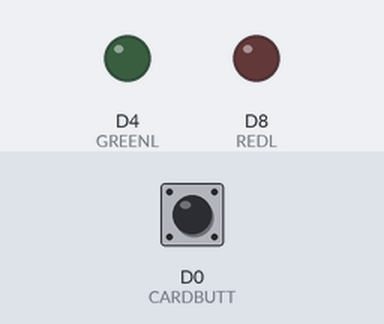
Recording of a sketch running on a simulated ESP8266 (NodeMCU). Parts: output pins drawn as LEDs (lit = HIGH). Inputs (shaded band) come from the test bench; at power-on: D0 (CARDBUTT) HIGH. WiFi joins after 1.5 s; servers stay silent unless stated; random numbers use the default seed unless the sketch sets one; no MQTT or app messages arrive unless stated; what the sketch prints to the serial monitor is not drawn.

Above: at 2.7 s.
2.8 s: D0 (CARDBUTT) pulled LOW for 0.15 s
At 3.4 s:
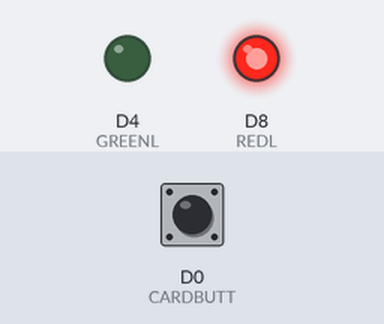
8.3 s: D0 (CARDBUTT) pulled LOW for 3.2 s
At 12.6 s:
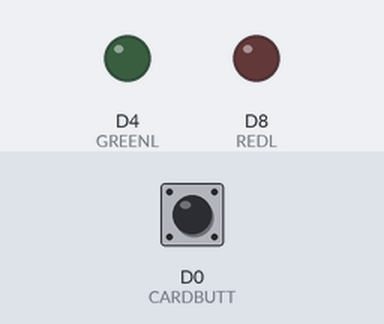
Timing chart, 0 to 14.1 s (numbered marks = the images above; inputs shaded):
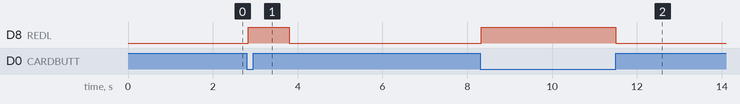

The sketch:

NodeMCU_MqTT_RFID.ino
```cpp
#include <ESP8266WiFi.h>
#include <PubSubClient.h>
#include <ArduinoJson.h>
#include <SPI.h>
#include <MFRC522.h>

#define REDL       D8
#define GREENL     D4
#define CARDBUTT   D0
#define RST_PIN         D1
#define SS_PIN          D2

MFRC522 mfrc522(SS_PIN, RST_PIN);
MFRC522::MIFARE_Key keyN;
MFRC522::StatusCode status;

// Change the credentials below, so your ESP8266 connects to your router
const char* ssid = "hsNCE";
const char* password = "";
const char* id = "sala100000";
String currID = "00000000";
const char* room = "H201";
byte cardStatus = 0;
bool cardInserted = false;
bool badCard = false;
// Change the variable to your Raspberry Pi IP address, so it connects to your MQTT broker
const char* mqtt_server = "10.10.17.129";


// Initializes the espClient. You should change the espClient name if you have multiple ESPs running in your home automation system
WiFiClient espClient;

PubSubClient client(espClient);

// Timers auxiliar variables
long now = millis();
long lastMeasure = 0;
long lastMeasure1 = 0;
int randoGen;

// Don't change the function below. This functions connects your ESP8266 to your router
void setup_wifi() {
  delay(10);
  // We start by connecting to a WiFi network
  Serial.println();
  Serial.print("Connecting to");
  Serial.println(ssid);
  WiFi.begin(ssid, password);
  while (WiFi.status() != WL_CONNECTED) {
    delay(500);
    Serial.print(".");
  }
  Serial.println("");
  Serial.print("WiFi connected - ESP IP address: ");
  Serial.println(WiFi.localIP());
}

// This functions is executed when some device publishes a message to a topic that your ESP8266 is subscribed to
// Change the function below to add logic to your program, so when a device publishes a message to a topic that
// your ESP8266 is subscribed you can actually do something
void callback(String topic, byte* message, unsigned int length) {
  Serial.print("Message arrived on topic: ");
  Serial.print(topic);
  Serial.print(". Message: ");
  String messageTemp;

  for (int i = 0; i < length; i++) {
    Serial.print((char)message[i]);
    messageTemp += (char)message[i];
  }
  Serial.println();
  StaticJsonBuffer<200> jsonBuffer;
  JsonObject& root = jsonBuffer.parseObject(messageTemp);
  if (!root.success()) {
    Serial.println("parseObject() failed");
    return;
  }
  String nameRecieved = root["id_node"];
  if (nameRecieved == String(id)) {
    Serial.println("This is my message!");
    String commandRecieved = root["status"];
    digitalWrite(REDL, commandRecieved == String("2"));
    digitalWrite(GREENL, commandRecieved == String("1"));
  }
  // Feel free to add more if statements to control more GPIOs with MQTT

  // If a message is received on the topic room/REDL, you check if the message is either on or off. Turns the REDL GPIO according to the message
  //  if(topic=="room/ack"){
  //      Serial.print("Changing Room ack to ");
  //      if(messageTemp == "on"){
  //        digitalWrite(REDL, HIGH);
  //        Serial.print("On");
  //      }
  //      else if(messageTemp == "off"){
  //        digitalWrite(REDL, LOW);
  //        Serial.print("Off");
  //      }
  //  }
  Serial.println();
}

// This functions reconnects your ESP8266 to your MQTT broker
// Change the function below if you want to subscribe to more topics with your ESP8266
void reconnect() {
  // Loop until we're reconnected
  while (!client.connected()) {
    Serial.print("Attempting MQTT connection...");
    // Attempt to connect
    /*
      YOU MIGHT NEED TO CHANGE THIS LINE, IF YOU'RE HAVING PROBLEMS WITH MQTT MULTIPLE CONNECTIONS
      To change the ESP device ID, you will have to give a new name to the ESP8266.
      Here's how it looks:
       if (client.connect("nomemelhor")) {
      You can do it like this:
       if (client.connect("nomemelhor")) {
      Then, for the other ESP:
       if (client.connect("ESP2_Garage")) {
      That should solve your MQTT multiple connections problem
    */
    if (client.connect(id)) {
      Serial.println("connected");
      // Subscribe or resubscribe to a topic
      // You can subscribe to more topics (to control more LEDs in this example)
      client.subscribe("room/ack");
    } else {
      Serial.print("failed, rc=");
      Serial.print(client.state());
      Serial.println(" try again in 5 seconds");
      // Wait 5 seconds before retrying
      delay(5000);
    }
  }
}

void sendMyData() {
  StaticJsonBuffer<200> jsonBuffer;
  JsonObject& root = jsonBuffer.createObject();
  root["id_aula"] = currID;
  root["id_sala"] = room;
  root["id_node"] = id;
  char buffert[100];
  root.printTo(buffert);
  client.publish("room/card", buffert);

  Serial.println("dado enviado");
  Serial.println(buffert);
}

void readCardd(){
  if ( ! mfrc522.PICC_IsNewCardPresent()) {
        badCard = true;
        Serial.println("Bad cardA");
        return;
      }

      // Select one of the cards
      if ( ! mfrc522.PICC_ReadCardSerial()) {
        badCard = true;
        Serial.println("Bad cardB");
        return;
      }
      byte block = 5;
      byte len = 18;
      byte buffer1[18];
      status = mfrc522.PCD_Authenticate(MFRC522::PICC_CMD_MF_AUTH_KEY_A, block, &keyN, &(mfrc522.uid)); //line 834 of MFRC522.cpp file
      if (status != MFRC522::STATUS_OK) {
        Serial.print(F("Bad cardC because "));
        Serial.println(mfrc522.GetStatusCodeName(status));
        badCard = true;
        return;
      }
      status = mfrc522.MIFARE_Read(block, buffer1, &len);
      if (status != MFRC522::STATUS_OK) {
        Serial.print(F("Bad cardD because"));
        Serial.println(mfrc522.GetStatusCodeName(status));
        badCard = true;
        return;
      }
      char tempc[8];
      for (int i = 0; i < 8; i++){
        if(buffer1[i] == NULL){
          Serial.println(F("Bad cardE"));
          badCard = true;
          return;
        }
        tempc[i] = (char)buffer1[i];
      }
      currID = String(tempc);
      Serial.print(F("Card read, ID: "));
      Serial.println(currID);
      badCard = false;
}

// The setup function sets your ESP GPIOs to Outputs, starts the serial communication at a baud rate of 115200
// Sets your mqtt broker and sets the callback function
// The callback function is what receives messages and actually controls the LEDs
void setup() {
  randoGen = random(0, 5000);
  pinMode(REDL, OUTPUT);
  pinMode(GREENL, OUTPUT);
  pinMode(CARDBUTT, INPUT);
  cardInserted = !digitalRead(CARDBUTT);
  Serial.begin(115200);
  setup_wifi();
  client.setServer(mqtt_server, 1883);
  client.setCallback(callback);
  keyN.keyByte[0] = 0x54;
  keyN.keyByte[1] = 0x6b;
  keyN.keyByte[2] = 0xad;
  keyN.keyByte[3] = 0xa2;
  keyN.keyByte[4] = 0x92;
  keyN.keyByte[5] = 0xcb;
  SPI.begin();
  mfrc522.PCD_Init();
}


// For this project, you don't need to change anything in the loop function. Basically it ensures that you ESP is connected to your broker
void loop() {
  if (!cardInserted) {
    digitalWrite(REDL, 0);
    digitalWrite(GREENL, 0);
  }
  else if(badCard){
    digitalWrite(REDL, 1);
    digitalWrite(GREENL, 0);
  }
  if (digitalRead(CARDBUTT) == cardInserted && (now  > lastMeasure1 + 1000 || now < lastMeasure1)) {
    lastMeasure1 = now;
    cardInserted = !cardInserted;
    if (cardInserted) {
      readCardd();
      Serial.println("Card inserted");
      sendMyData();
    }
    else {
      badCard = false;
      mfrc522.PCD_StopCrypto1();
      mfrc522.PICC_HaltA();
      currID = "00000000";
      Serial.println("Card removed");
      sendMyData();
    }
  }
  if (!client.connected()) {
    reconnect();
  }
  if (!client.loop())
    client.connect(id);

  now = millis();
  if (!badCard && now  > lastMeasure + 5000 + randoGen || now < lastMeasure) {
    lastMeasure = now;
    randoGen = random(0, 500);
    sendMyData();


  }
}
```

Measured:
- after the input at 2.8 s, D8 (REDL): LOW → HIGH at once, → LOW 0.97 s later
- after the input at 8.3 s, D8 (REDL): LOW → HIGH at once, → LOW 3.2 s later
